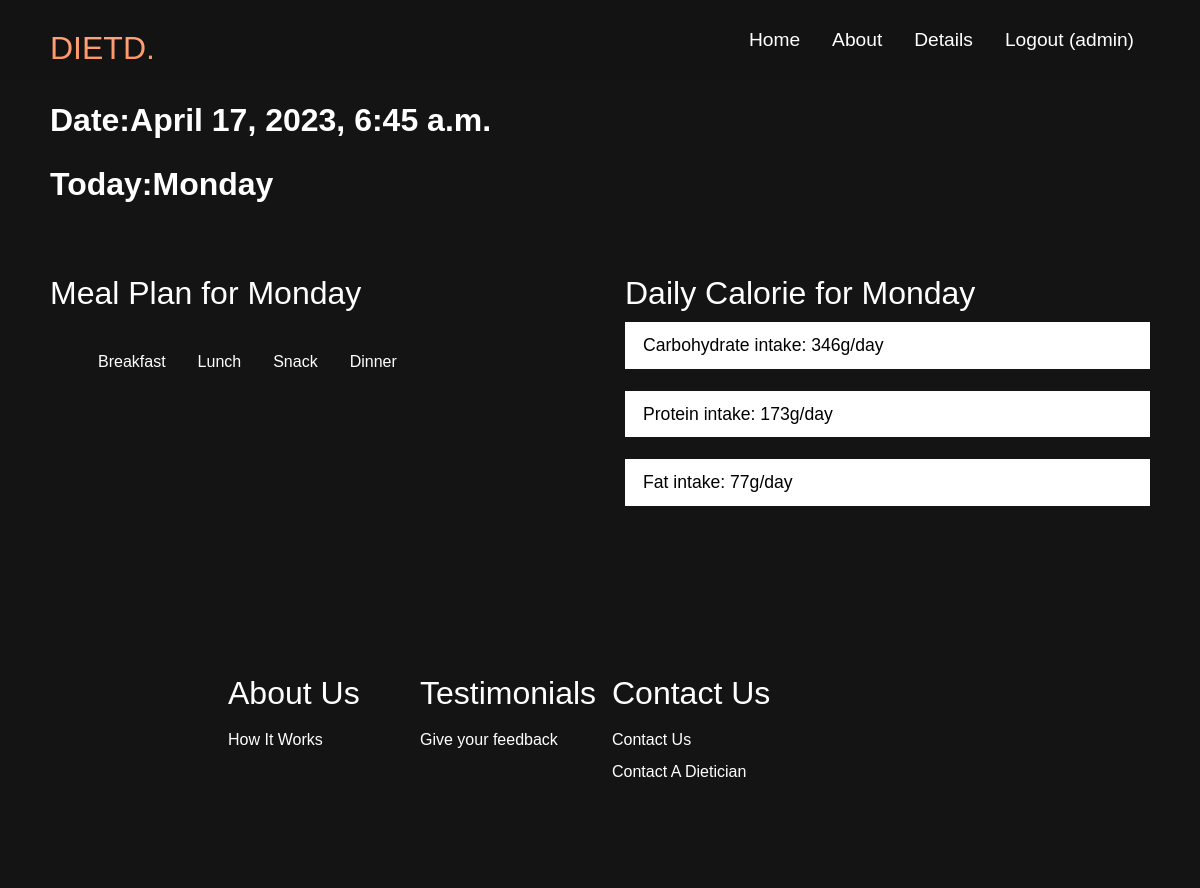
The page /create/ (signed in) on the database its author committed.
### diet/models.py (models this page shows, shortened)
class DCalorie(models.Model):
    user = models.ForeignKey(User, on_delete=models.CASCADE)
    carb_grams = models.CharField(max_length=100)
    protein_grams = models.CharField(max_length=100)
    fat_grams = models.CharField(max_length=100)
    meal_carb_gram = models.CharField(max_length=100, null=True)
    meal_protein_gram = models.CharField(max_length=100, null=True)
    meal_fat_gram = models.CharField(max_length=100, null=True)

### diet/views.py (the view)
# urls.py: path('create/', views.create, name='create'),
def create(request):
    itemss = Testimonial.objects.all()
    items = FoodList.objects.all()
    calories = DCalorie.objects.get(user=request.user)
    searchTerm = request.GET.get('search_food')
    current_time = timezone.now()
    current_day = current_time.strftime('%A')
    return render(request, 'diet/create.html', {'searchTerm': searchTerm, 'current_time': current_time,
                                                'current_day': current_day, 'calories': calories,
                                                'items': items, 'itemss': itemss})

### diet/templates/diet/create.html (shortened to what this page needs)
{% load static %}
<!DOCTYPE html>
<html lang="en">
<head>
    <link href="https://cdn.jsdelivr.net/npm/bootstrap@5.2.3/dist/css/bootstrap.min.css" rel="stylesheet">
    <link rel="stylesheet" href="{% static 'css/style.css' %}"/>
</head>
<body>
<nav class="navbar">
    <div class="navbar__container">
        <a href="/" id="navbar__logo">DIETD.</a>
        <ul class="navbar__menu">
            <li class="navbar__item">
                <a href="{% url 'diet:home' %}" class="navbar__links">Home</a>
            </li>
            <li class="navbar__item">
                <a href="{% url 'diet:about' %}" class="navbar__links">About</a>
            </li>
            {% if user.is_authenticated %}
                <li class="navbar__item">
                    <a class="navbar__links" href="{% url 'diet:details' %}">
                    Details
                    </a>
                </li>
                <li class="navbar__item">
                    <a class="navbar__links" href="{% url 'diet:logoutaccount' %}">
                    Logout ({{ user.username }})
                    </a>
                </li>
            {% endif %}
        </ul>
    </div>
</nav>
    <div class="main">
      <div class="main__container">
            <div class="main__content">
                <p>Date:{{current_time}}</p>
                <p>Today:{{ current_day}}</p>
            </div>
      </div>
      <div class="form_container">
          <div class="section1">
              <h1 class="create_page">Meal Plan for {{current_day}}</h1>
              <ul class="navbar__menu">
                <li class="navbar__item">
                <a href="{% url 'diet:breakfast' %}" class="navbar__links">Breakfast</a>
                </li>
                <li class="navbar__item">
                <a href="{% url 'diet:lunch' %}" class="navbar__links">Lunch</a>
                </li>
                <li class="navbar__item">
                <a href="{% url 'diet:snack' %}" class="navbar__links">Snack</a>
                </li>
               <li class="navbar__item">
                <a href="{% url 'diet:dinner' %}" class="navbar__links">Dinner</a>
                </li>
              </ul>
          </div>
          <div class="section2">
              <h1 class="create_page">Daily Calorie for {{current_day}}</h1>
                <form method="POST" class="main__form">
                    <input type="text" name="carbohydrate" value="Carbohydrate intake: {{ calories.carb_grams }}g/day"
                           readonly class="main__field">
                    <br>
                    <input type="text" name="protein" value="Protein intake: {{ calories.protein_grams }}g/day"
                           readonly class="main__field">
                    <br>
                    <input type="text" name="fat" value="Fat intake: {{ calories.fat_grams }}g/day"
                           readonly class="main__field">
                    <br>
                </form>
          </div>
      </div>
    </div>
    <div class="footer__container">
        <div class="footer__links">
            <div class="footer__link--wrapper">
                <div class="footer__link--items">
                    <h2>About Us</h2>
                    <a href="{% url 'diet:about' %}">How It Works</a>
                </div>
                <div class="footer__link--items">
                    <h2>Testimonials</h2>
                    <a href="{% url 'diet:testimony' %}">Give your feedback</a>
                </div>
                <div class="footer__link--items">
                    <h2>Contact Us</h2>
                    <a href="{% url 'diet:contactus' %}">Contact Us</a>
                    <a href="{% url 'diet:contactus2' %}">Contact A Dietician</a>
                </div>
            </div>
        </div>
    </div>
</body>
</html>

### diet/static/css/style.css (style rules this page uses)
* { box-sizing: border-box; margin: 0; padding: 0; font-family: 'Kumbh Sans', sans-serif; }
.navbar { background: #131313; height: 80px; display: flex; justify-content: center; align-items: center; font-size: 1.2rem; position: sticky; top: 0; z-index: 999; }
.navbar__container { display: flex; justify-content: space-between; height: 80px; z-index: 1; width: 100%; max-width: 1300px; margin: 0 auto; padding: 0 50px; }
#navbar__logo { background-color: #ff8177; background-image: linear-gradient(to top, #ff8844 0%, #ffb199 100%); background-size: 100%; -webkit-background-clip: text; -moz-background-clip: text; -webkit-text-fill-color: transparent; -moz-text-fill-color: transparent; display: flex; align-items: center; cursor: pointer; text-decoration: none; font-size: 2rem; }
.navbar__menu { display: flex; align-items: center; list-style: none; text-align: center; }
.navbar__item { height: 80px; }
.navbar__links { color: #fff; display: flex; align-items: center; justify-content: center; text-decoration: none; padding: 0 1rem; height: 100%; }
.main { background-color: #141414; }
.main__container { display: grid; grid-template-columns: 1fr 1fr; align-items: center; justify-self: center; margin: 0 auto; background-color: #141414; z-index: 1; width: 100%; max-width: 1300px; padding: 0 50px; padding-bottom: 50px; }
.form_container { display: grid; grid-template-columns: 1fr 1fr; margin: 0 auto; width: 100%; max-width: 1300px; padding: 0 50px; padding-bottom: 50px; column-gap: 50px; }
.create_page { font-size: 2rem; color: #fff; margin-bottom: 10px; }
.main__content p { margin-top: 1rem; font-size: 2rem; font-weight: 700; color: #fff; }
.main__field { width: 100%; padding: 0.5rem 1rem; outline: none; border: 2px solid rgba(0, 0, 0, 0); background-color: solid rgba(230, 230, 230, 0.6); font-size: 1.1rem; margin-bottom: 22px; transition: 0.3s; }
.footer__container { background-color: #141414; padding: 5rem 0; display: flex; flex-direction: column; justify-content: center align-items: center; }
.footer__links { width: 100%; max-width: 1000px; display: flex; justify-content: center; }
.footer__link--wrapper { display: flex; }
.footer__link--items { display: flex; flex-direction: column; align-items: flex-start; margin: 16px; text-align: left; width: 160px; box-sizing: border-box; }
.footer__link--items h2 { margin-bottom: 16px; }
.footer__link--items > h2 { color: #fff; }
.footer__link--items a { color: #fff; text-decoration: none; margin-bottom: 0.5rem; }

### rows shown on the page
DCalorie: carbohydrate "Carbohydrate intake: 346g/day", protein "Protein intake: 173g/day", fat "Fat intake: 77g/day"

### other values the page prints
{{ user.username }} "admin"
